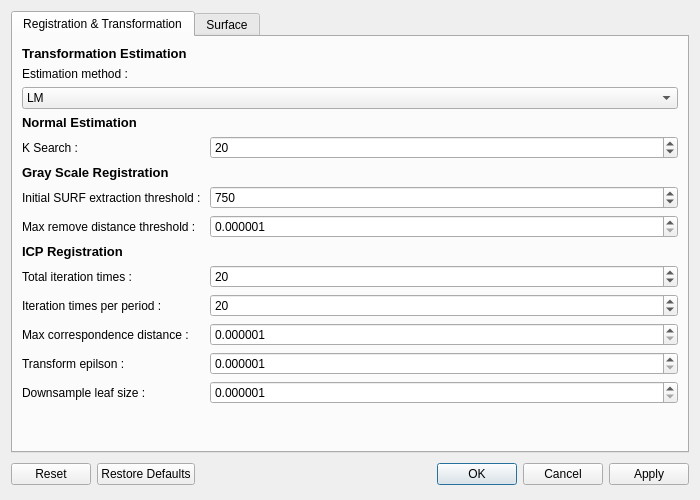
<?xml version="1.0" encoding="UTF-8"?>
<ui version="4.0">
 <class>SettingWindow</class>
 <widget class="QDialog" name="SettingWindow">
  <property name="windowModality">
   <enum>Qt::ApplicationModal</enum>
  </property>
  <property name="geometry">
   <rect>
    <x>0</x>
    <y>0</y>
    <width>700</width>
    <height>500</height>
   </rect>
  </property>
  <property name="font">
   <font>
    <family>Segoe UI</family>
   </font>
  </property>
  <property name="windowTitle">
   <string>Settings</string>
  </property>
  <property name="windowIcon">
   <iconset resource="resources.qrc">
    <normaloff>:/icons/Kinect.ico</normaloff>:/icons/Kinect.ico</iconset>
  </property>
  <property name="modal">
   <bool>true</bool>
  </property>
  <layout class="QVBoxLayout" name="verticalLayout">
   <item>
    <widget class="QTabWidget" name="tabWidget">
     <property name="minimumSize">
      <size>
       <width>0</width>
       <height>400</height>
      </size>
     </property>
     <property name="currentIndex">
      <number>0</number>
     </property>
     <widget class="QWidget" name="tab">
      <attribute name="title">
       <string>Registration &amp;&amp; Transformation</string>
      </attribute>
      <layout class="QFormLayout" name="formLayout">
       <item row="0" column="0">
        <widget class="QLabel" name="label_36">
         <property name="font">
          <font>
           <pointsize>10</pointsize>
           <weight>75</weight>
           <bold>true</bold>
          </font>
         </property>
         <property name="text">
          <string>Transformation Estimation</string>
         </property>
         <property name="scaledContents">
          <bool>false</bool>
         </property>
         <property name="alignment">
          <set>Qt::AlignJustify|Qt::AlignVCenter</set>
         </property>
         <property name="wordWrap">
          <bool>false</bool>
         </property>
        </widget>
       </item>
       <item row="1" column="0">
        <widget class="QLabel" name="label_35">
         <property name="text">
          <string>Estimation method : </string>
         </property>
         <property name="scaledContents">
          <bool>false</bool>
         </property>
         <property name="alignment">
          <set>Qt::AlignJustify|Qt::AlignVCenter</set>
         </property>
         <property name="wordWrap">
          <bool>false</bool>
         </property>
        </widget>
       </item>
       <item row="3" column="0">
        <widget class="QLabel" name="label_20">
         <property name="font">
          <font>
           <pointsize>10</pointsize>
           <weight>75</weight>
           <bold>true</bold>
          </font>
         </property>
         <property name="text">
          <string>Normal Estimation</string>
         </property>
         <property name="scaledContents">
          <bool>false</bool>
         </property>
         <property name="alignment">
          <set>Qt::AlignJustify|Qt::AlignVCenter</set>
         </property>
         <property name="wordWrap">
          <bool>false</bool>
         </property>
        </widget>
       </item>
       <item row="4" column="0">
        <widget class="QLabel" name="label_19">
         <property name="text">
          <string>K Search : </string>
         </property>
         <property name="scaledContents">
          <bool>false</bool>
         </property>
         <property name="alignment">
          <set>Qt::AlignJustify|Qt::AlignVCenter</set>
         </property>
         <property name="wordWrap">
          <bool>false</bool>
         </property>
        </widget>
       </item>
       <item row="4" column="1">
        <widget class="QSpinBox" name="icpKSearchValue">
         <property name="minimum">
          <number>1</number>
         </property>
         <property name="maximum">
          <number>16777215</number>
         </property>
         <property name="singleStep">
          <number>10</number>
         </property>
         <property name="value">
          <number>20</number>
         </property>
        </widget>
       </item>
       <item row="5" column="0">
        <widget class="QLabel" name="label_10">
         <property name="font">
          <font>
           <pointsize>10</pointsize>
           <weight>75</weight>
           <bold>true</bold>
          </font>
         </property>
         <property name="text">
          <string>Gray Scale Registration</string>
         </property>
         <property name="scaledContents">
          <bool>false</bool>
         </property>
         <property name="alignment">
          <set>Qt::AlignJustify|Qt::AlignVCenter</set>
         </property>
         <property name="wordWrap">
          <bool>false</bool>
         </property>
        </widget>
       </item>
       <item row="6" column="0">
        <widget class="QLabel" name="label_15">
         <property name="text">
          <string>Initial SURF extraction threshold : </string>
         </property>
         <property name="scaledContents">
          <bool>false</bool>
         </property>
         <property name="alignment">
          <set>Qt::AlignJustify|Qt::AlignVCenter</set>
         </property>
         <property name="wordWrap">
          <bool>false</bool>
         </property>
        </widget>
       </item>
       <item row="6" column="1">
        <widget class="QSpinBox" name="gsrSurfThresholdValue">
         <property name="minimum">
          <number>1</number>
         </property>
         <property name="maximum">
          <number>16777215</number>
         </property>
         <property name="singleStep">
          <number>100</number>
         </property>
         <property name="value">
          <number>750</number>
         </property>
        </widget>
       </item>
       <item row="7" column="0">
        <widget class="QLabel" name="label_13">
         <property name="text">
          <string>Max remove distance threshold : </string>
         </property>
         <property name="scaledContents">
          <bool>false</bool>
         </property>
         <property name="alignment">
          <set>Qt::AlignJustify|Qt::AlignVCenter</set>
         </property>
         <property name="wordWrap">
          <bool>false</bool>
         </property>
        </widget>
       </item>
       <item row="7" column="1">
        <widget class="QDoubleSpinBox" name="gsrMaxRemoveDistanceThresholdValue">
         <property name="decimals">
          <number>6</number>
         </property>
         <property name="minimum">
          <double>0.000001000000000</double>
         </property>
         <property name="maximum">
          <double>16777215.000000000000000</double>
         </property>
        </widget>
       </item>
       <item row="8" column="0">
        <widget class="QLabel" name="label_18">
         <property name="font">
          <font>
           <pointsize>10</pointsize>
           <weight>75</weight>
           <bold>true</bold>
          </font>
         </property>
         <property name="text">
          <string>ICP Registration</string>
         </property>
         <property name="scaledContents">
          <bool>false</bool>
         </property>
         <property name="alignment">
          <set>Qt::AlignJustify|Qt::AlignVCenter</set>
         </property>
         <property name="wordWrap">
          <bool>false</bool>
         </property>
        </widget>
       </item>
       <item row="9" column="0">
        <widget class="QLabel" name="label_12">
         <property name="text">
          <string>Total iteration times : </string>
         </property>
         <property name="scaledContents">
          <bool>false</bool>
         </property>
         <property name="alignment">
          <set>Qt::AlignJustify|Qt::AlignVCenter</set>
         </property>
         <property name="wordWrap">
          <bool>false</bool>
         </property>
        </widget>
       </item>
       <item row="9" column="1">
        <widget class="QSpinBox" name="icpIterationTimesValue">
         <property name="minimum">
          <number>1</number>
         </property>
         <property name="maximum">
          <number>16777215</number>
         </property>
         <property name="singleStep">
          <number>10</number>
         </property>
         <property name="value">
          <number>20</number>
         </property>
        </widget>
       </item>
       <item row="10" column="0">
        <widget class="QLabel" name="label_14">
         <property name="text">
          <string>Iteration times per period : </string>
         </property>
         <property name="scaledContents">
          <bool>false</bool>
         </property>
         <property name="alignment">
          <set>Qt::AlignJustify|Qt::AlignVCenter</set>
         </property>
         <property name="wordWrap">
          <bool>false</bool>
         </property>
        </widget>
       </item>
       <item row="10" column="1">
        <widget class="QSpinBox" name="icpIterationTimesPerPeriodValue">
         <property name="minimum">
          <number>1</number>
         </property>
         <property name="maximum">
          <number>16777215</number>
         </property>
         <property name="singleStep">
          <number>10</number>
         </property>
         <property name="value">
          <number>20</number>
         </property>
        </widget>
       </item>
       <item row="11" column="0">
        <widget class="QLabel" name="label_17">
         <property name="text">
          <string>Max correspondence distance : </string>
         </property>
         <property name="scaledContents">
          <bool>false</bool>
         </property>
         <property name="alignment">
          <set>Qt::AlignJustify|Qt::AlignVCenter</set>
         </property>
         <property name="wordWrap">
          <bool>false</bool>
         </property>
        </widget>
       </item>
       <item row="11" column="1">
        <widget class="QDoubleSpinBox" name="icpMaxCorrespondenceDistanceValue">
         <property name="decimals">
          <number>6</number>
         </property>
         <property name="minimum">
          <double>0.000001000000000</double>
         </property>
         <property name="maximum">
          <double>16777215.000000000000000</double>
         </property>
        </widget>
       </item>
       <item row="12" column="0">
        <widget class="QLabel" name="label_11">
         <property name="text">
          <string>Transform epilson : </string>
         </property>
         <property name="scaledContents">
          <bool>false</bool>
         </property>
         <property name="alignment">
          <set>Qt::AlignJustify|Qt::AlignVCenter</set>
         </property>
         <property name="wordWrap">
          <bool>false</bool>
         </property>
        </widget>
       </item>
       <item row="12" column="1">
        <widget class="QDoubleSpinBox" name="icpTransformEpilsonValue">
         <property name="decimals">
          <number>6</number>
         </property>
         <property name="minimum">
          <double>0.000001000000000</double>
         </property>
         <property name="maximum">
          <double>16777215.000000000000000</double>
         </property>
        </widget>
       </item>
       <item row="13" column="0">
        <widget class="QLabel" name="label_16">
         <property name="text">
          <string>Downsample leaf size : </string>
         </property>
         <property name="scaledContents">
          <bool>false</bool>
         </property>
         <property name="alignment">
          <set>Qt::AlignJustify|Qt::AlignVCenter</set>
         </property>
         <property name="wordWrap">
          <bool>false</bool>
         </property>
        </widget>
       </item>
       <item row="13" column="1">
        <widget class="QDoubleSpinBox" name="icpDownSampleLeafSizeValue">
         <property name="decimals">
          <number>6</number>
         </property>
         <property name="minimum">
          <double>0.000001000000000</double>
         </property>
         <property name="maximum">
          <double>16777215.000000000000000</double>
         </property>
        </widget>
       </item>
       <item row="2" column="0" colspan="2">
        <widget class="QComboBox" name="estimationMethodCombo">
         <property name="editable">
          <bool>false</bool>
         </property>
         <property name="currentIndex">
          <number>0</number>
         </property>
         <item>
          <property name="text">
           <string>LM</string>
          </property>
         </item>
         <item>
          <property name="text">
           <string>SVD</string>
          </property>
         </item>
         <item>
          <property name="text">
           <string>Dual Quaternion</string>
          </property>
         </item>
         <item>
          <property name="text">
           <string>2D (not recommended for regular 3D registration)</string>
          </property>
         </item>
        </widget>
       </item>
      </layout>
     </widget>
     <widget class="QWidget" name="tab_2">
      <attribute name="title">
       <string>Surface</string>
      </attribute>
      <layout class="QFormLayout" name="formLayout_3">
       <item row="0" column="0">
        <widget class="QLabel" name="label_39">
         <property name="font">
          <font>
           <pointsize>10</pointsize>
           <weight>75</weight>
           <bold>true</bold>
          </font>
         </property>
         <property name="text">
          <string>Surface</string>
         </property>
         <property name="scaledContents">
          <bool>false</bool>
         </property>
         <property name="alignment">
          <set>Qt::AlignJustify|Qt::AlignVCenter</set>
         </property>
         <property name="wordWrap">
          <bool>false</bool>
         </property>
        </widget>
       </item>
       <item row="1" column="0">
        <widget class="QLabel" name="label_40">
         <property name="text">
          <string>GP3 Mu : </string>
         </property>
         <property name="scaledContents">
          <bool>false</bool>
         </property>
         <property name="alignment">
          <set>Qt::AlignJustify|Qt::AlignVCenter</set>
         </property>
         <property name="wordWrap">
          <bool>false</bool>
         </property>
        </widget>
       </item>
       <item row="2" column="0">
        <widget class="QLabel" name="label_41">
         <property name="text">
          <string>GP3 nearest neighbors : </string>
         </property>
         <property name="scaledContents">
          <bool>false</bool>
         </property>
         <property name="alignment">
          <set>Qt::AlignJustify|Qt::AlignVCenter</set>
         </property>
         <property name="wordWrap">
          <bool>false</bool>
         </property>
        </widget>
       </item>
       <item row="2" column="1">
        <widget class="QSpinBox" name="gp3NearestNeighborsValue">
         <property name="minimum">
          <number>1</number>
         </property>
         <property name="maximum">
          <number>16777215</number>
         </property>
         <property name="singleStep">
          <number>10</number>
         </property>
         <property name="value">
          <number>20</number>
         </property>
        </widget>
       </item>
       <item row="3" column="0">
        <widget class="QLabel" name="label_37">
         <property name="text">
          <string>GP3 radius : </string>
         </property>
         <property name="scaledContents">
          <bool>false</bool>
         </property>
         <property name="alignment">
          <set>Qt::AlignJustify|Qt::AlignVCenter</set>
         </property>
         <property name="wordWrap">
          <bool>false</bool>
         </property>
        </widget>
       </item>
       <item row="3" column="1">
        <widget class="QDoubleSpinBox" name="gp3RadiusValue">
         <property name="decimals">
          <number>6</number>
         </property>
         <property name="minimum">
          <double>0.000001000000000</double>
         </property>
         <property name="maximum">
          <double>16777215.000000000000000</double>
         </property>
        </widget>
       </item>
       <item row="4" column="0">
        <widget class="QLabel" name="label_38">
         <property name="text">
          <string>MLS radius : </string>
         </property>
         <property name="scaledContents">
          <bool>false</bool>
         </property>
         <property name="alignment">
          <set>Qt::AlignJustify|Qt::AlignVCenter</set>
         </property>
         <property name="wordWrap">
          <bool>false</bool>
         </property>
        </widget>
       </item>
       <item row="4" column="1">
        <widget class="QDoubleSpinBox" name="mlsRadiusValue">
         <property name="decimals">
          <number>6</number>
         </property>
         <property name="minimum">
          <double>0.000001000000000</double>
         </property>
         <property name="maximum">
          <double>16777215.000000000000000</double>
         </property>
        </widget>
       </item>
       <item row="1" column="1">
        <widget class="QDoubleSpinBox" name="gp3MuValue">
         <property name="decimals">
          <number>6</number>
         </property>
         <property name="minimum">
          <double>0.000001000000000</double>
         </property>
         <property name="maximum">
          <double>16777216.000000000000000</double>
         </property>
        </widget>
       </item>
      </layout>
     </widget>
    </widget>
   </item>
   <item>
    <widget class="QDialogButtonBox" name="buttonBox">
     <property name="minimumSize">
      <size>
       <width>0</width>
       <height>30</height>
      </size>
     </property>
     <property name="font">
      <font>
       <family>Segoe UI</family>
      </font>
     </property>
     <property name="locale">
      <locale language="English" country="UnitedStates"/>
     </property>
     <property name="orientation">
      <enum>Qt::Horizontal</enum>
     </property>
     <property name="standardButtons">
      <set>QDialogButtonBox::Apply|QDialogButtonBox::Cancel|QDialogButtonBox::Ok|QDialogButtonBox::Reset|QDialogButtonBox::RestoreDefaults</set>
     </property>
     <property name="centerButtons">
      <bool>false</bool>
     </property>
    </widget>
   </item>
  </layout>
 </widget>
 <resources>
  <include location="resources.qrc"/>
 </resources>
 <connections>
  <connection>
   <sender>buttonBox</sender>
   <signal>accepted()</signal>
   <receiver>SettingWindow</receiver>
   <slot>accept()</slot>
   <hints>
    <hint type="sourcelabel">
     <x>248</x>
     <y>254</y>
    </hint>
    <hint type="destinationlabel">
     <x>157</x>
     <y>274</y>
    </hint>
   </hints>
  </connection>
  <connection>
   <sender>buttonBox</sender>
   <signal>rejected()</signal>
   <receiver>SettingWindow</receiver>
   <slot>reject()</slot>
   <hints>
    <hint type="sourcelabel">
     <x>316</x>
     <y>260</y>
    </hint>
    <hint type="destinationlabel">
     <x>286</x>
     <y>274</y>
    </hint>
   </hints>
  </connection>
 </connections>
</ui>
